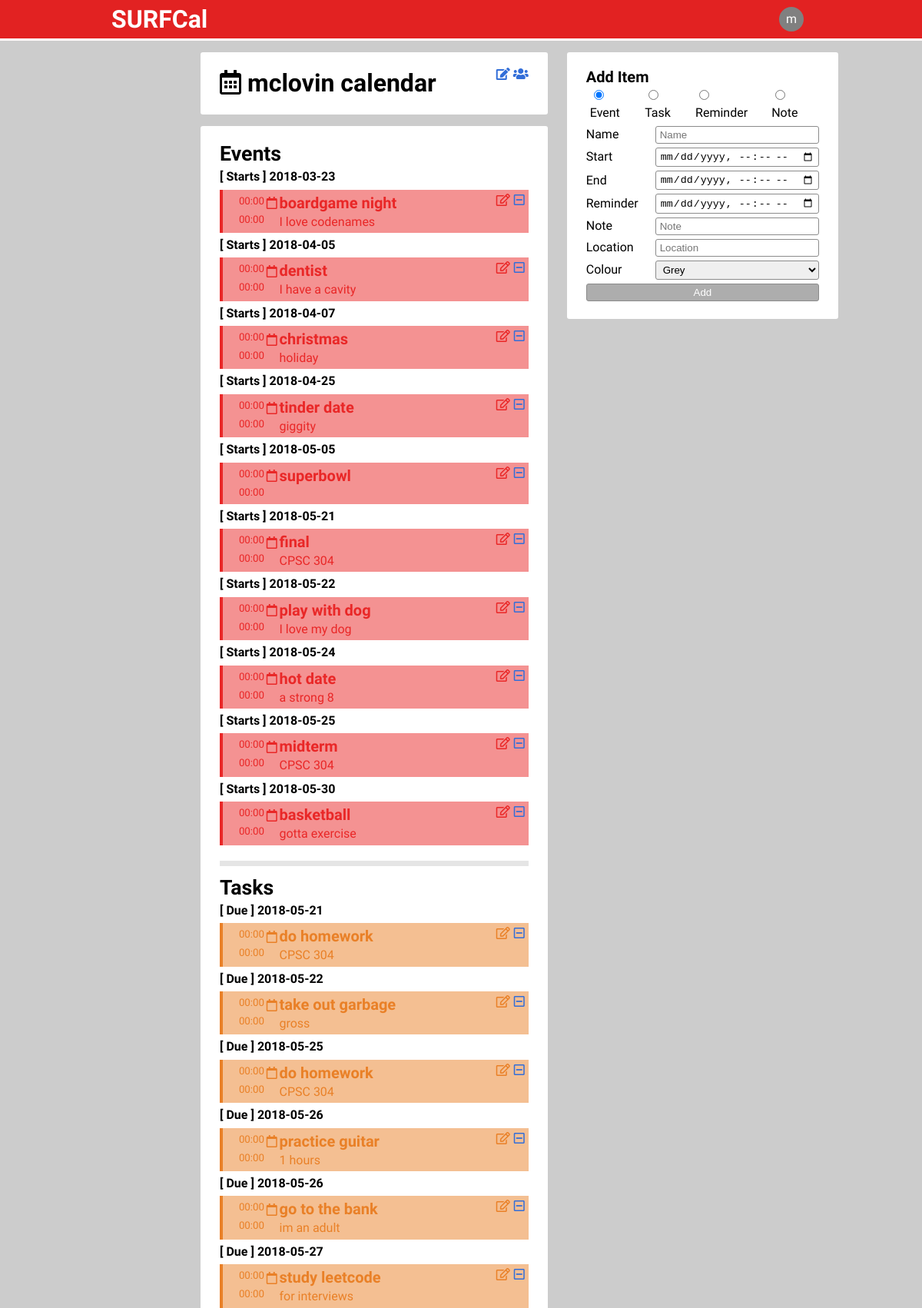
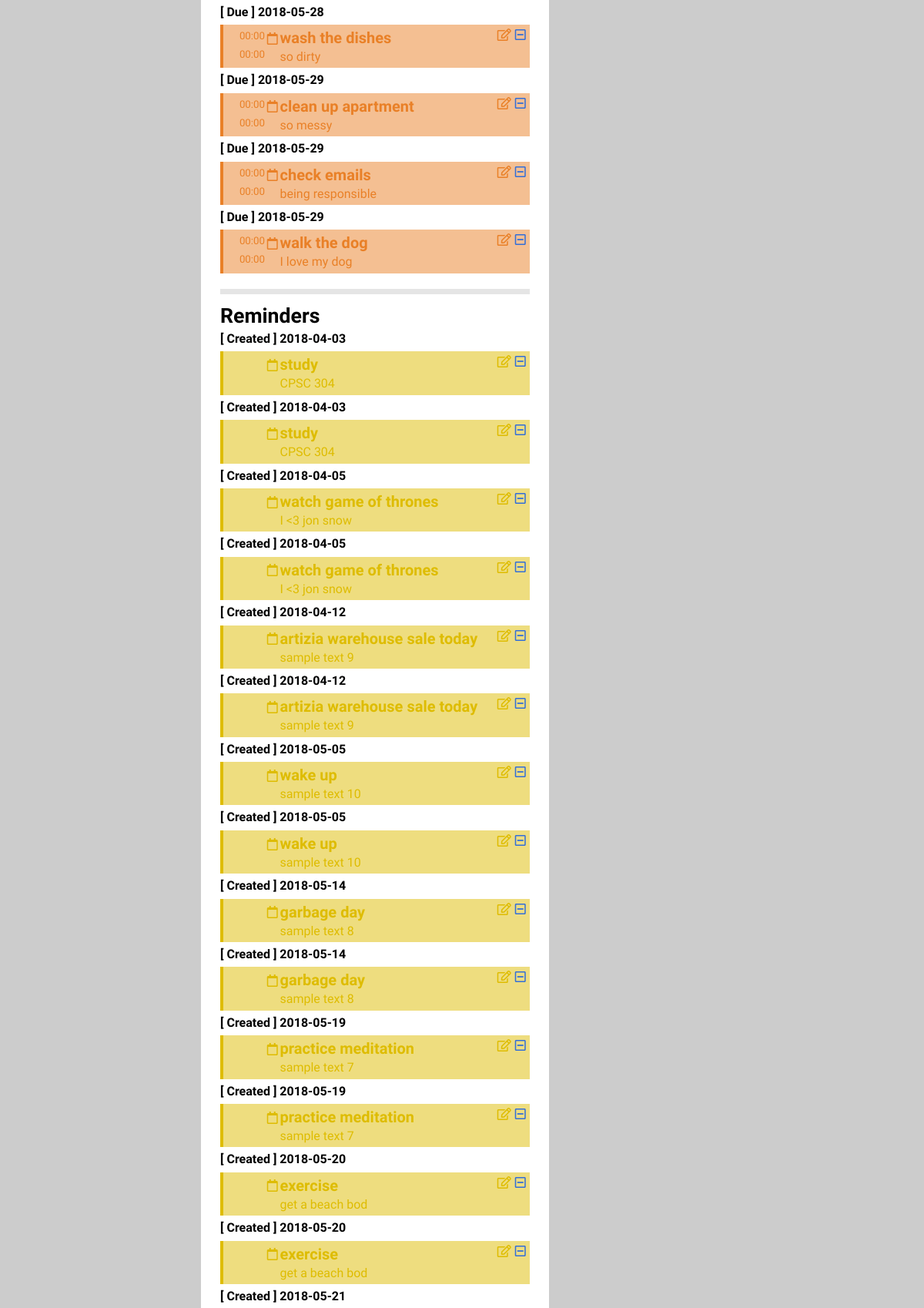
/?SURFCal=calendar (signed in, upper part), run on the app's committed database (2 pictures, top to bottom).
### tables this page shows
CREATE TABLE Calendars (
    calendarId  INTEGER AUTO_INCREMENT,
    name        VARCHAR(32) NOT NULL,
    description VARCHAR(256) NOT NULL,
    PRIMARY KEY (calendarId)
);

CREATE TABLE EventItems (
    itemId      INTEGER,
    startDate   DATETIME NOT NULL,
    endDate     DATETIME,
    PRIMARY KEY (itemId),
    FOREIGN KEY (itemId) REFERENCES Items(itemId) ON DELETE CASCADE ON UPDATE CASCADE
);

CREATE TABLE Items (
    itemId      INTEGER AUTO_INCREMENT,
    calendarId  INTEGER,
    name        VARCHAR(32),
    createDate  DATE NOT NULL,
    note        VARCHAR(256),
    reminder    DATETIME,
    type        ENUM('event', 'task', 'reminder', 'note') NOT NULL,
    createdBy   INTEGER,
    location    VARCHAR(32),
    colour      INTEGER,
    PRIMARY KEY (itemId),
    FOREIGN KEY (calendarId) REFERENCES Calendars(calendarId) ON DELETE CASCADE ON UPDATE CASCADE,
    FOREIGN KEY (type) REFERENCES ItemType(type) ON DELETE CASCADE ON UPDATE CASCADE,
    FOREIGN KEY (createdBy) REFERENCES Accounts(id)
);

CREATE TABLE TaskItems (
    itemId      INTEGER,
    dueDate     DATETIME NOT NULL,
    completionDate DATETIME,
    PRIMARY KEY (itemId),
    FOREIGN KEY (itemId) REFERENCES Items(itemId) ON DELETE CASCADE ON UPDATE CASCADE
);

### web/config/database.php (called while the page is built, shortened)
<?php
$host = 'localhost';
$user = 'root';
$pass = '';
$schema = 'surfcal';
$conn = new mysqli($host, $user, $pass, $schema);
$conn->set_charset('utf-8');
function getCalendar($calendarId){
    global $conn;
    $query = "SELECT * FROM Calendars";
    $response = @mysqli_query($conn, $query);
    if ($response){
        return mysqli_fetch_assoc($response);
    }
    else{
    	return NULL;
    }
}
function getItemsByType($type, $calendarId){
	global $conn;
    $queries = array("event"    => "SELECT * FROM Items I, EventItems E WHERE I.type = 'event' && I.itemId = E.itemId
                                    ORDER BY E.startDate ASC;",
                     "task"     => "SELECT * FROM Items I, TaskItems E WHERE I.type = 'task' && I.itemId = E.itemId           ORDER BY E.dueDate ASC;",
                     "reminder" => "SELECT * FROM Items WHERE type = 'reminder' ORDER BY createDate ASC;",
                     "note"     => "SELECT * FROM Items WHERE type = 'note' ORDER BY createDate DESC;");
    if ($queries[$type]){
        $response = @mysqli_query($conn, $queries[$type]);
        if ($response){
        	$items = [];
            while($item = mysqli_fetch_assoc($response)){
                array_push($items, $item);
            }
            return $items;
        }
        else{
        	return NULL;
        }
    }
    else{
        echo("<br> !!!! Incorrect type inputted: " . $type . " !!!! <br>");
  		return NULL;
    }
}
?>

### web/sources/calendar/functions.php (the view, shortened to what this page needs)
<?php
$COLOURS = array(0 => "grey",
				 1 => "red",
				 2 => "orange",
				 3 => "yellow",
				 4 => "green",
				 5 => "blue",
				 6 => "purple",
				 7 => "black");
$profile = 'SURFCal';
function itemsToHTML($type, $items){
	if ($type !== 'event' && $type !== 'task' && $type !== 'note'
		&& $type !== 'reminder'){
			echo "!!!!! Incorrect type input. !!!!!!";
	}
	else {
		foreach($items as &$item) {
			global $COLOURS;
			global $profile;
			$itemId = $item["itemId"];
	        $name = $item["name"];
	        $description = $item["note"];
	        $colour = isset($item["colour"]) ? $COLOURS[$item["colour"]] : 0;
	        if ($type === 'event'){
	        	$timeText = "[ Starts ] ";
		        $beginningDate = substr($item["startDate"], 0, -8);
		        $beginningHour = date('H:i',strtotime($item["startDate"]));
		        $endingDate = $item["endDate"];
		        $endingHour = date('H:i',strtotime($endingDate));
		    }
	        else if ($type === 'task'){
	        	$timeText = "[ Due ] ";
	        	$beginningDate = substr($item["dueDate"], 0, -8);
		        $beginningHour = date('H:i',strtotime($item["dueDate"]));
		        $endingDate = $item["completionDate"];
		        $endingHour = date('H:i',strtotime($endingDate));
	        }
	        else if ($type === 'reminder' || $type === 'note'){
				$timeText = "[ Created ] ";
	        	$beginningDate = $item["createDate"];
		        $beginningHour = NULL;
		        $endingDate = NULL;
		        $endingHour = NULL;
	        }
	        echo "<h6>{$timeText} {$beginningDate}</h6>";
	        echo "<article class=$colour>";
	            echo "<div class ='time'>";
	                echo "<time class='start' datetime=$beginningDate'>{$beginningHour}</time>";
	                echo "<time class='end' datetime=$endingDate>{$endingHour}</time>";
	            echo "</div>";
	            echo "<div class='indicator'><i class='far fa-calendar'></i></div>";
	            echo "<div class='itemInfo'>";
	                echo "<h5>{$name}</h5>";
	                echo "<p>{$description}</p>";
	            echo "</div>";
	            $itemEncoded = json_encode($item);
                echo "<a class='edit'><i id='editButton' class='far fa-edit' align='right' onclick='javascript:openModal($itemEncoded);'></i></a>";
                echo "<a class='remove' href='?$profile=calendar&calendar=removeItem&id=$itemId'><i class='far fa-minus-square' align='right' style='padding-left: 5px''></i></a>";
	        echo "</article>";
	    }
	}
}
?>

### web/sources/calendar/main.php (shortened to what this page needs)
<?php
include_once("functions.php");
if(!$loggedin){
	header("Location: ?$profile=login");
}
else
{
	include('styles/header.php');
    $calendar_data = getCalendar($_SESSION['calId']);
    if ($calendar_data){
        $calendar_name = $calendar_data["name"];
    }
    else{
        $calendar_name = "Calendar";
        echo("!!!!!! Could not retrieve Calendar info. !!!!!!");
    }
    echo "<div class='main global'>";
        echo "<div class='container'>";
            echo "<main>";
                echo <<<_END
                    <header class="calendar">
                        <h2><i class="far fa-calendar-alt"></i> {$calendar_name} </h2>
                        <span class="actions">
                            <a class="edit" href="#"><i class="fas fa-edit"></i></a>
                            <a class="addMember" href="#"><i class="fas fa-users"></i></a>
                        </span>
                    </header>
_END;
                    echo "<section class='items' id='items'>";
                    echo "<h3>Events</h3>";
                    $event_items = getItemsByType('event', $_SESSION['calId']);
                    if ($event_items){
                        itemsToHTML('event', $event_items);
                    }
                    else{
                        echo "<h6>No events have been added yet.</h6>";
                    }
                    echo "<div class='item_type_border'></div>";
                    echo "<h3>Tasks</h3>";
                    $task_items = getItemsByType('task', $_SESSION['calId']);
                    if ($task_items){
                        itemsToHTML('task', $task_items);
                    }
                    else{
                        echo "<h6>No tasks have been added yet.</h6>";
                    }
                    echo "<div class='item_type_border'></div>";
                    echo "<h3>Reminders</h3>";
                    $reminder_items = getItemsByType('reminder', $_SESSION['calId']);
                    if ($reminder_items){
                        itemsToHTML('reminder', $reminder_items);
                    }
                    else{
                        echo "<h6>No reminders have been added yet.</h6>";
                    }
                    echo "</section>";
            echo "</main>";
            echo <<<_END
            <aside class="addItem">
                <h4>Add Item</h4>
                <form id="type" class="type" action="#">
                    <div class="radioField"><input type="radio" name="itemType" value="event" id="eventButton" checked="checked" onclick="javascript:typeCheck();""> Event</div>
                    <div class="radioField"><input type="radio" name="itemType" value="task" id="taskButton" onclick="javascript:typeCheck();""> Task</div>
                    <div class="radioField"><input type="radio" name="itemType" value="reminder" id="reminderButton" onclick="javascript:typeCheck();""> Reminder</div>
                    <div class="radioField"><input type="radio" name="itemType" value="note" id="noteButton" onclick="javascript:typeCheck();"> Note</div>
                </form>
                <div id="eventBlock" style="display:block">
                    <form id="event" action="?$profile=calendar&calendar=addItem" method="post">
                        <div class="field"><label for="name">Name</label><input type="text" name="name" placeholder="Name" required="required" maxlength="64"></div>
                        <div class="field"><label for="start">Start</label><input type="datetime-local" name="start_date" placeholder="Start Date" required="required" value="start_date"></div>
                        <div class="field"><label for="end">End</label><input type="datetime-local" name="end_date" placeholder="End Date" value = "end_date"></div>
                        <div class="field"><label for="reminder">Reminder</label><input type="datetime-local" name="reminder" placeholder="Reminder"></div>
                        <div class="field"><label for="note">Note</label><input type="text" name="note" placeholder="Note" maxlength="1024" class="note"></div>
                        <div class="field"><label for="location">Location</label><input type="text" name="location" placeholder="Location" maxlength="256"></div>
                        <div class="field">
                            <label for="colour">Colour</label>
                            <select name="colour">
                                <option value="0" class="grey">Grey</option>
                            </select>
                        </div>
                        <div class="field"><input type="submit" value="Add" class="button"></div>
                    </form>
                </div>
                    <form id="task" action="?$profile=calendar&calendar=addItem" method="post">
                    </form>
                    <form id="reminder" action="?$profile=calendar&calendar=addItem" method="post">
                    </form>
                    <form id="note" action="?$profile=calendar&calendar=addItem" method="post">
                    </form>
            </aside>
_END;
    echo "</div>";
echo "</div>";
	include('styles/footer.php');
}
?>

### web/styles/styles.css (style rules this page uses)
html, body { height: 100%; min-height: auto; }
body { background-color: #cccccc; color: black; font-family: "Source Sans Pro", sans-serif; font-size: 12pt; font-weight: 300; line-height: 1.4; margin: 0; padding: 0; }
h1, h2, h3, h4, h5, h6 { font-weight: 700; margin: 0; padding: 0; }
h2 { font-size: 24pt; }
h3 { font-size: 20pt; }
h4 { font-size: 15pt; }
h5 { font-size: 15pt; }
h6 { font-size: 12pt; }
p { margin: 0; padding: 0; }
form { margin: 0; }
form.type { display: flex; }
form.type .radioField { margin: 0 5px; }
form .field { align-items: center; display: flex; margin: 5px 0; }
form .field label { min-width: 10ch; }
form .field input, form .field select { border: 1px solid #8b8b8b; border-radius: 3px; box-sizing: border-box; display: inline-block; padding: 3px 5px; flex: 1; }
form .button { background-color: rgba(139, 139, 139, 0.7); color: white; transition: all 0.3s ease-in; }
a:link, a:visited { color: #326ed8; text-decoration: none; }
.container { box-sizing: border-box; margin: 0 auto; max-width: 1600px; padding: 0 25px; width: 100%; }
.main.global { flex: 1; }
main header, main section, .addItem { background-color: white; border-radius: 3px; box-sizing: border-box; padding: 18px 25px; }
main > * { margin-bottom: 15px; }
main header.calendar { display: flex; }
main header.calendar h2 { flex: 1; }
.items article { background-color: rgba(119, 119, 119, 0.5); border-left: 3pt solid rgb(119, 119, 119); color: rgb(119, 119, 119); display: flex; margin: 5px 0; padding: 3px 5px; }
.items article .time { text-align: right; font-size: 10pt; line-height: 18pt; width: 9ch; }
.items article .time > * { display: block; }
.items article .indicator { display: flex; justify-content: center; width: 20pt; margin-top: 5pt; }
.items article.red { background-color: rgba(233, 39, 39, 0.5); border-color: rgb(233, 39, 39); color: rgb(233, 39, 39); }
.items article.orange { background-color: rgba(233, 128, 39, 0.5); border-left-color: rgb(233, 128, 39); color: rgb(233, 128, 39); }
.items article.yellow { background-color: rgba(222, 188, 0, 0.5); border-color: rgb(222, 188, 0); color: rgb(222, 188, 0); }
.items .itemInfo { min-width: 0; width: 100%; }
.items .itemInfo h5, .items .itemInfo p { min-width: 0; overflow: hidden; text-overflow: ellipsis; white-space: nowrap; width: 100%; }
.item_type_border { border-bottom-style:solid; border-width: 7px; color: rgba(0, 0, 0, 0.1); margin-top: 20px; margin-bottom: 10px; }
@media all and (min-width: 800px) { .container { width: 80%; } }
@media all and (min-width: 800px) { .main .container { align-items: flex-start; display: flex; } }
@media all and (min-width: 800px) { main { flex: 1; } }
@media all and (min-width: 800px) { main > *:last-child { margin-bottom: 0; } }
@media all and (min-width: 800px) { .addItem { margin-left: 25px; width: 375px; } }

### data on the page
calendars: name "mclovin calendar"
eventitems: timeText "[ Starts ]", startDate "2018-03-23", startDate "00:00", endDate "00:00", itemId.name "boardgame night", itemId.note "I love codenames"
eventitems: timeText "[ Starts ]", startDate "2018-04-05", startDate "00:00", endDate "00:00", itemId.name "dentist", itemId.note "I have a cavity"
eventitems: timeText "[ Starts ]", startDate "2018-04-07", startDate "00:00", endDate "00:00", itemId.name "christmas", itemId.note "holiday"
eventitems: timeText "[ Starts ]", startDate "2018-04-25", startDate "00:00", endDate "00:00", itemId.name "tinder date", itemId.note "giggity"
eventitems: timeText "[ Starts ]", startDate "2018-05-05", startDate "00:00", endDate "00:00", itemId.name "superbowl"
eventitems: timeText "[ Starts ]", startDate "2018-05-21", startDate "00:00", endDate "00:00", itemId.name "final", itemId.note "CPSC 304"
eventitems: timeText "[ Starts ]", startDate "2018-05-22", startDate "00:00", endDate "00:00", itemId.name "play with dog", itemId.note "I love my dog"
eventitems: timeText "[ Starts ]", startDate "2018-05-24", startDate "00:00", endDate "00:00", itemId.name "hot date", itemId.note "a strong 8"
eventitems: timeText "[ Starts ]", startDate "2018-05-25", startDate "00:00", endDate "00:00", itemId.name "midterm", itemId.note "CPSC 304"
eventitems: timeText "[ Starts ]", startDate "2018-05-30", startDate "00:00", endDate "00:00", itemId.name "basketball", itemId.note "gotta exercise"
taskitems: timeText "[ Due ]", dueDate "2018-05-21", dueDate "00:00", completionDate "00:00", itemId.name "do homework", itemId.note "CPSC 304"
taskitems: timeText "[ Due ]", dueDate "2018-05-22", dueDate "00:00", completionDate "00:00", itemId.name "take out garbage", itemId.note "gross"
taskitems: timeText "[ Due ]", dueDate "2018-05-25", dueDate "00:00", completionDate "00:00", itemId.name "do homework", itemId.note "CPSC 304"
taskitems: timeText "[ Due ]", dueDate "2018-05-26", dueDate "00:00", completionDate "00:00", itemId.name "practice guitar", itemId.note "1 hours"
taskitems: timeText "[ Due ]", dueDate "2018-05-26", dueDate "00:00", completionDate "00:00", itemId.name "go to the bank", itemId.note "im an adult"
taskitems: timeText "[ Due ]", dueDate "2018-05-27", dueDate "00:00", completionDate "00:00", itemId.name "study leetcode", itemId.note "for interviews"
taskitems: timeText "[ Due ]", dueDate "2018-05-28", dueDate "00:00", completionDate "00:00", itemId.name "wash the dishes", itemId.note "so dirty"
taskitems: timeText "[ Due ]", dueDate "2018-05-29", dueDate "00:00", completionDate "00:00", itemId.name "clean up apartment", itemId.note "so messy"
taskitems: timeText "[ Due ]", dueDate "2018-05-29", dueDate "00:00", completionDate "00:00", itemId.name "check emails", itemId.note "being responsible"
taskitems: timeText "[ Due ]", dueDate "2018-05-29", dueDate "00:00", completionDate "00:00", itemId.name "walk the dog", itemId.note "I love my dog"
items: timeText "[ Created ]", createDate "2018-04-03", name "study", note "CPSC 304"
items: timeText "[ Created ]", createDate "2018-04-03", name "study", note "CPSC 304"
items: timeText "[ Created ]", createDate "2018-04-05", name "watch game of thrones", note "I <3 jon snow"
items: timeText "[ Created ]", createDate "2018-04-05", name "watch game of thrones", note "I <3 jon snow"
items: timeText "[ Created ]", createDate "2018-04-12", name "artizia warehouse sale today", note "sample text 9"
items: timeText "[ Created ]", createDate "2018-04-12", name "artizia warehouse sale today", note "sample text 9"
items: timeText "[ Created ]", createDate "2018-05-05", name "wake up", note "sample text 10"
items: timeText "[ Created ]", createDate "2018-05-05", name "wake up", note "sample text 10"
items: timeText "[ Created ]", createDate "2018-05-14", name "garbage day", note "sample text 8"
items: timeText "[ Created ]", createDate "2018-05-14", name "garbage day", note "sample text 8"
items: timeText "[ Created ]", createDate "2018-05-19", name "practice meditation", note "sample text 7"
items: timeText "[ Created ]", createDate "2018-05-19", name "practice meditation", note "sample text 7"
items: timeText "[ Created ]", createDate "2018-05-20", name "exercise", note "get a beach bod"
items: timeText "[ Created ]", createDate "2018-05-20", name "exercise", note "get a beach bod"
items: timeText "[ Created ]", createDate "2018-05-21"

### other printed values
$user[0] "m"
